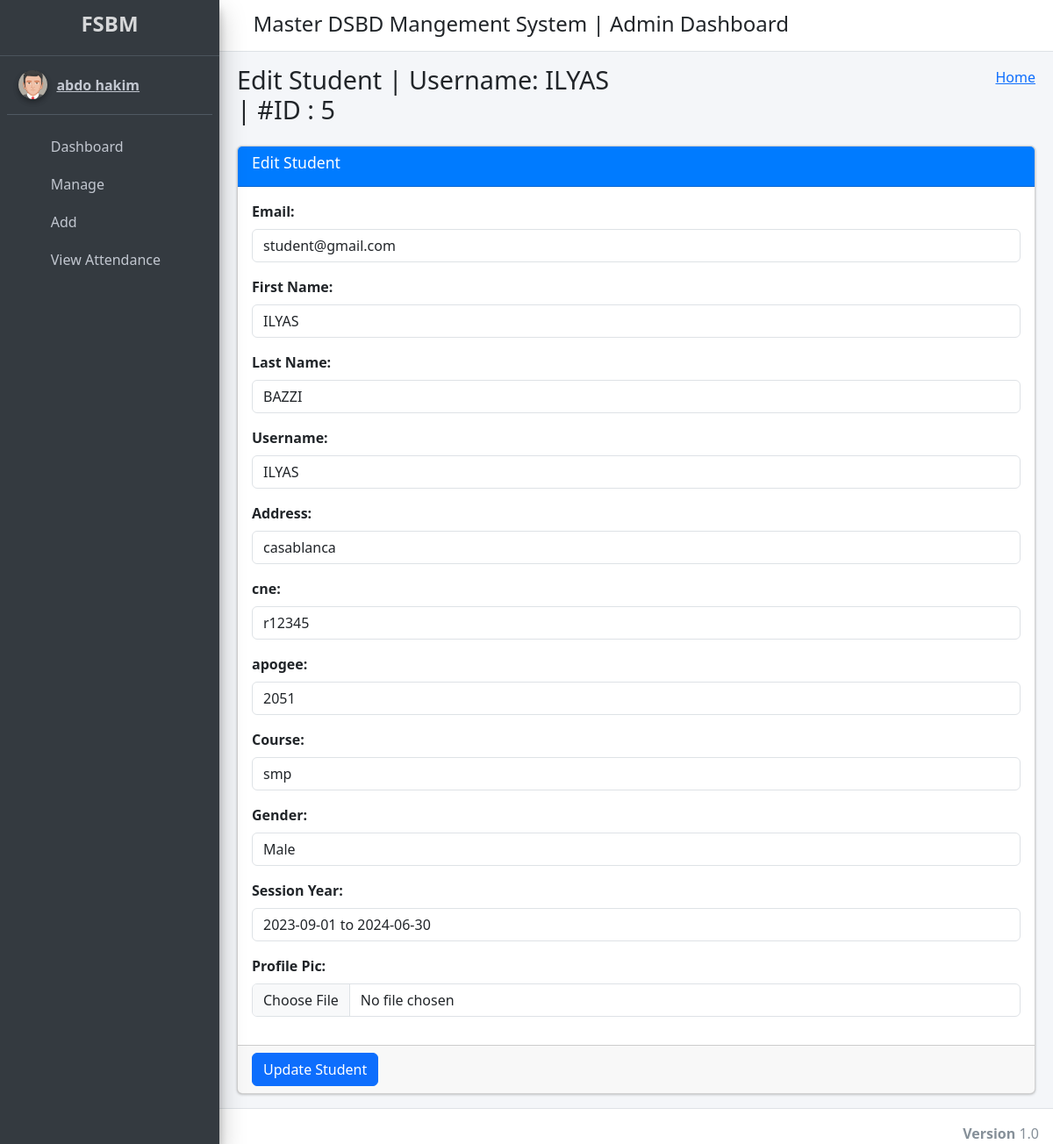
The app's page /edit_student/5 (signed in) with its own data.
### student_management_app/models.py (models this page shows)
class CustomUser(AbstractUser):
    user_type_data = ((1, "HOD"), (2, "Staff"), (3, "Student"))
    user_type = models.CharField(default=1, choices=user_type_data, max_length=10)

class Students(models.Model):
    id = models.AutoField(primary_key=True)
    admin = models.OneToOneField(CustomUser, on_delete = models.CASCADE)
    gender = models.CharField(max_length=50)
    profile_pic = models.FileField()
    address = models.TextField()
    course_id = models.ForeignKey(Courses, on_delete=models.DO_NOTHING, default=1)
    session_year_id = models.ForeignKey(SessionYearModel, on_delete=models.CASCADE)
    created_at = models.DateTimeField(auto_now_add=True)
    updated_at = models.DateTimeField(auto_now=True)
    objects = models.Manager()
    cne=models.CharField(max_length=50,default='r12345')
    apogee=models.CharField(max_length=50,default='2051')

### student_management_app/HodViews.py (the view)
# urls.py: path('edit_student/<student_id>', HodViews.edit_student, name="edit_student"),
def edit_student(request, student_id):
    request.session['student_id'] = student_id
    student = Students.objects.get(admin=student_id)
    form = EditStudentForm()
    form.fields['email'].initial = student.admin.email
    form.fields['username'].initial = student.admin.username
    form.fields['first_name'].initial = student.admin.first_name
    form.fields['last_name'].initial = student.admin.last_name
    form.fields['address'].initial = student.address
    form.fields['cne'].initial = student.cne
    form.fields['apogee'].initial = student.apogee
    form.fields['course_id'].initial = student.course_id.id
    form.fields['gender'].initial = student.gender
    form.fields['session_year_id'].initial = student.session_year_id.id
    context = {
        "id": student_id,
        "username": student.admin.username,
        "form": form
    }
    return render(request, "hod_template/edit_student_template.html", context)

### student_management_app/LoginCheckMiddleWare.py (called while the page is built, shortened)
    def process_view(self, request, view_func, view_args, view_kwargs):
        modulename = view_func.__module__
        user = request.user
        if user.is_authenticated:
            if user.user_type == "1":
                if modulename == "student_management_app.HodViews":
                    pass
                elif modulename == "student_management_app.views" or modulename == "django.views.static":
                    pass
                else:
                    return redirect("admin_home")
            else:
                return redirect("login")
        else:
            if request.path == reverse("login") or request.path == reverse("doLogin"):
                pass
            else:
                return redirect("login")

### student_management_app/templates/hod_template/edit_student_template.html (shortened to what this page needs)
{% extends 'hod_template/base_template.html' %}
{% block page_title %}
    Edit Student | Username: {{ username }} | #ID : {{ id }}
{% endblock page_title %}
{% block main_content %}
{% load static %}
<section class="content">
        <div class="container-fluid">
            <div class="row">
                <div class="col-md-12">
                    <div class="card card-primary">
                    <div class="card-header">
                        <h3 class="card-title">Edit Student</h3>
                    </div>
                    {% url 'edit_student_save' as action_path %}
                    {% include 'hod_template/form_template.html' with messages=messages form=form action_path=action_path button_text="Update Student" %}
                    </div>
                </div>
            </div>
        </div>
      </section>
  {% endblock main_content %}

### student_management_app/templates/hod_template/sidebar_template.html (shortened to what this page needs)
{% load static %}
<aside class="main-sidebar sidebar-dark-primary elevation-4">
      <a href="{% url 'admin_home' %}" class="brand-link">
        <h4 class="text-center fw-bold">FSBM</h4>
      </a>
      <div class="sidebar">
        <div class="user-panel mt-3 pb-3 mb-3 d-flex">
          <div class="image">
            <img src="{% static 'dist/img/user2-160x160.jpg' %}" class="img-circle elevation-2" alt="User Image">
          </div>
          <div class="info">
            <a href="{% url 'admin_profile' %}" class="d-block"><span class="font-weight-bold">{{ user.first_name }} {{ user.last_name }}</span></a>
          </div>
        </div>
        <nav class="mt-2">
          <ul class="nav nav-pills nav-sidebar flex-column" data-widget="treeview" role="menu" data-accordion="false">
            <li class="nav-item">
              {% url 'admin_home' as admin_home %}
              <a href="{{ admin_home }}" class="nav-link {% if request.path == admin_home %} active {% endif %}">
                <i class="nav-icon fas fa-tachometer-alt"></i>
                <p>
                  Dashboard
                </p>
              </a>
            </li>
            <li class="nav-item">
              <a href="#" class="nav-link">
                  <i class="nav-icon fas fa-th"></i>
                  <p>
                      Manage
                      <i class="right fas fa-angle-left"></i>
                  </p>
              </a>
          </li>
          <li class="nav-item">
            <a href="#" class="nav-link">
                <i class="nav-icon far fa-plus-square"></i>
                <p>
                    Add
                    <i class="right fas fa-angle-left"></i>
                </p>
            </a>
          </li>
          <li class="nav-item">
            {% url 'admin_view_attendance' as admin_view_attendance %}
            <a href="{{ admin_view_attendance }}" class="nav-link {% if request.path == admin_view_attendance %} active {% endif %}">
                <i class="nav-icon fas fa-calendar-alt"></i>
                <p>
                    View Attendance
                </p>
            </a>
        </li>
          </ul>
        </nav>
      </div>
    </aside>

### student_management_app/templates/hod_template/form_template.html (shortened to what this page needs)
                    <form role="form" method="POST" action="{{ action_path }}" enctype="multipart/form-data">
                        <div class="card-body">
                            {% for field in form %}
                                <div class="form-group">
                                    {{ field.label_tag }}
                                    {{ field }}
                                </div>
                            {% endfor %%}
                        </div>
                        <div class="card-footer">
                        <button type="submit" class="btn btn-primary">{{ button_text }}</button>
                        </div>
                    </form>

### records on screen
CustomUser: first_name "abdo", last_name "hakim"
CustomUser: username "ILYAS", form "student@gmail.com" "ILYAS" "BAZZI" "ILYAS"
Students: form "casablanca" "r12345" "2051" "smp" "Male" "2023-09-01 to 2024-06-30"

### other values on screen
{{ id }} "5"
{{ field.label_tag }} "Email:" "First Name:" "Last Name:" "Username:" "Address:" "cne:" "apogee:" "Course:" "Gender:" "Session Year:" "Profile Pic:"
{{ button_text }} "Update Student"
